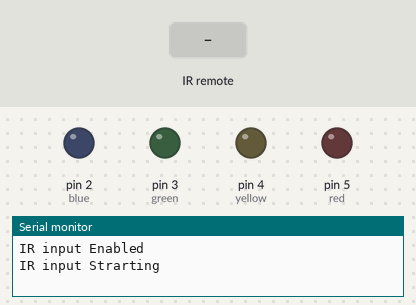
This sketch was run on a simulated Arduino Uno, built with avr-gcc and run on an emulated ATmega328P. Parts: output pins drawn as LEDs (lit = HIGH), the last lines printed to the serial monitor. Inputs (shaded band) come from the test bench.

Above: at 1.2 s.
1.3 s: infrared code 0x8877 received
At 1.7 s:
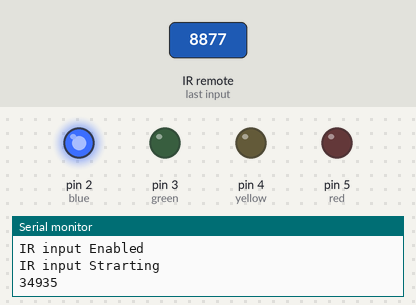
3.3 s: infrared code 0x48B7 received
At 3.6 s:
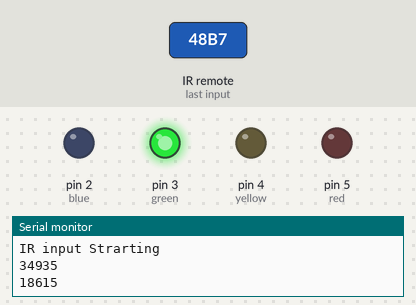
4.8 s: infrared code 0x28D7 received
At 5.2 s:
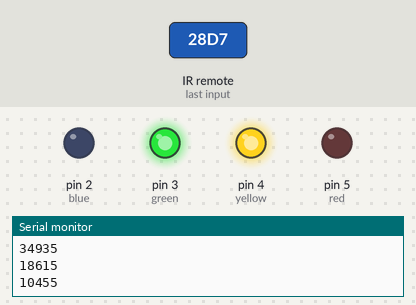
6.8 s: infrared code 0xA857 received
At 7.2 s:
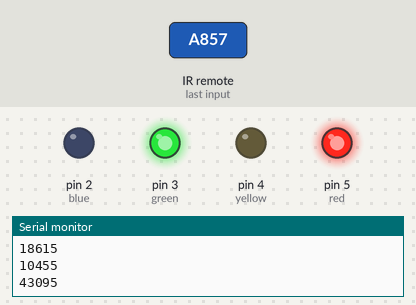
8.8 s: infrared code 0x8877 received
At 9.2 s:
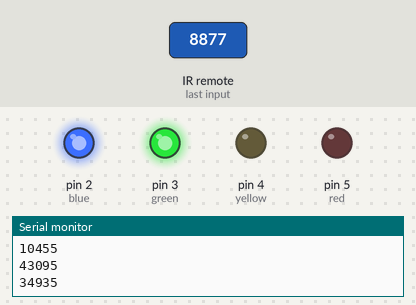
Timing chart, 0 to 11.8 s (numbered marks = the images above; inputs shaded):
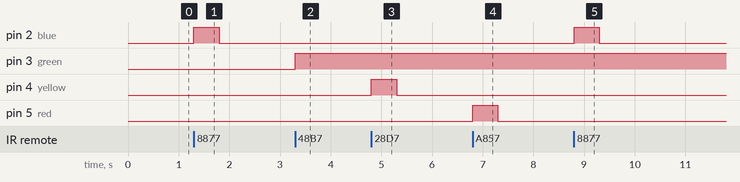

Measured:
- after the input at 1.3 s, pin 2 (blue): LOW → HIGH at once, → LOW 0.50 s later
- after the input at 3.3 s, pin 3 (green): LOW → HIGH at once
- after the input at 4.8 s, pin 4 (yellow): LOW → HIGH at once, → LOW 0.50 s later
- after the input at 6.8 s, pin 5 (red): LOW → HIGH at once, → LOW 0.50 s later
- after the input at 8.8 s, pin 2 (blue): LOW → HIGH at once, → LOW 0.50 s later

The sketch:

leekuhyunk09.ino
```cpp
#include <IRremote.h>
//전역변수 설정
int blue = 2;
int green = 3;
int yellow = 4;
int red = 5;
int RECV_PIN = 11;//적외선수신기
//IR라이브러리
IRrecv irrecv(RECV_PIN);
decode_results results;//IR신호 복호화(역할 십진수->아스키코드 변환하는 비슷한역할)
void setup() {
  // 전원ON시 1회만 실행
  // GPIO핀 모드 설정
  pinMode(blue, OUTPUT);
  pinMode(green, OUTPUT);
  pinMode(yellow, OUTPUT);
  pinMode(red, OUTPUT);
  // 시리얼모니터로 출력설정
  Serial.begin(9600);
  Serial.println("IR input Enabled");
  irrecv.enableIRIn();//IRrevc 구조체(c)=클래스(자바):변수, 함수, 모두 포함
  Serial.println("IR input Strarting");
}

void loop() {
  // 전원ON시 무한반복
  if(irrecv.decode(&results)) { // 수신값을 확인해서 있으면 true 반환하는 함수 decodee
    unsigned int value = results.value;
    Serial.println(value);//적외선 수신기로 받은 값을 출력해 봅니다.
    switch(value) {
      case 34935:
        digitalWrite(blue, HIGH);
        delay(500);
        digitalWrite(blue, LOW);
        break;
      case 18615:
        digitalWrite(green, HIGH);
        delay(500);
        digitalWrite(blue, LOW);
        break;
      case 10455:
        digitalWrite(yellow, HIGH);
        delay(500);
        digitalWrite(yellow, LOW);
        break;
      case 43095:
        digitalWrite(red, HIGH);
        delay(500);
        digitalWrite(red, LOW);
        break;
    }
    //switch문 end
    irrecv.resume();//ready 수신준비 상태로 만들기 다음 수신값을 받는다
  }
}
```

CodingSample.c
```cpp
#include <stdio.h>
int* userSort(int Numbers[], int n);//인터페이스
int main() {
	int n[100]={0};
	int s[20]={0};
	int n_amount=0;
	scanf("%d",&n_amount);
	for(int i=0;i<n_amount;i++){
		scanf("%d",&n[i]);
		s[n[i]]++;
		printf("%d ",n[i]);
	}
	// 정렬함수 호출(아래)
	userSort(n,n_amount);
	int si=0;
	for(int i=0;i<20;i++){
		if(s[i]!=0){
			si++;
		}
		if(si>=3){
			printf("YES");
			return 0;
		}
	}
	printf("NO");
	return 0;
}
//배열을 정렬시키는 함수(아래)
int* userSort(int Numbers[], int n) {
	int prev, next, Temp;
	//이중for문을 이용한 정렬로직(아래)
	for(prev=0; prev<n-1; prev++) {
		for(next=prev+1; next<n; next++) {
			if(Numbers[prev]<Numbers[next]) {
				Temp = Numbers[prev];
				Numbers[prev] = Numbers[next];
				Numbers[next] = Temp;
			}
		}
	}
	return Numbers;
}
```

CodingTest01.c
```cpp
#include <stdio.h>

int main() {
	int MONEY=0;//키보드로 입력받는 값
	int UNIT=50000,NUM=0,SW=0;
	scanf("%d",&MONEY);
	//printf("입력받은 값은 %d 입니다.",MONEY);
	while(1){
		NUM=(int)(MONEY/UNIT);
		if(NUM>0){
			printf("화폐단위 %d 원의 개수는 %d\n",UNIT,NUM);
		}
		if(UNIT>1){
			MONEY=MONEY-(UNIT*NUM);
			if(SW==0){
				UNIT=UNIT/5;
				SW=1;
			}else{
				UNIT=UNIT/2;
				SW=0;
			}
		}else{
			break;
		}
	}
	return 0;
}
```

CodingTest02.c
```cpp
#include <stdio.h>
//이 프로그램은 키보드로 숫자배열을 오름차순 정렬하는 C프로그램 입니다.
int main() {
	int n, prev, next, Temp;

	scanf("%d",&n);//키보드로 Numbers[]에 들어갈 크기를 지정합니다.
	int Numbers[n];
	for(int i=0;i<n; i++) {
		scanf("%d",&Numbers[i]);
	}
	/* 디버그: 입력값이 제대로 입력되었는지 확인 */
	for(int i=0; i<n; i++) {
		printf("%d ",Numbers[i]);
	}
	printf("\n");//줄바꿈
	//이중for문을 이용한 정렬로직(아래)
	for(prev=0; prev<n-1; prev++) {
		for(next=prev+1; next<n; next++) {
			if(Numbers[prev]<Numbers[next]) {
				Temp = Numbers[prev];
				Numbers[prev] = Numbers[next];
				Numbers[next] = Temp;
			}
		}
	}
	//정렬한 후 확인
	for(int i=0; i<n; i++) {
		printf("%d ",Numbers[i]);
	}
	return 0;
}
```

CodingTest03.c
```cpp
#include <stdio.h>

int main() {
	int n, bubble, idx, Temp;
	scanf("%d",&n);
	int Numbers[n];
	//printf("디버그: %d", n);
	for(int i=0; i<n; i++) {
		scanf("%d", &Numbers[i]);
	}
	for(bubble=0; bubble<n; bubble++) {
		for(idx=0; idx<n-1; idx++) {
			if(Numbers[idx] < Numbers[idx+1]) {
				Temp = Numbers[idx];
				Numbers[idx] = Numbers[idx+1];
				Numbers[idx+1] = Temp;
			}
		}
	}
	for(int i=0; i<n; i++) {
		printf("%d ",Numbers[i]);
	}

	return 0;
}
```

CodingTest04.c
```cpp
#include <stdio.h>

int main() {
	int n, insert, comp, Key;
	scanf("%d",&n);
	int Numbers[n];
	for(int i=0; i<n; i++) {
		scanf("%d", &Numbers[i]);
	}
	for(insert=1; insert<n; insert++) {
		Key = Numbers[insert];
		for(comp=insert-1; comp>=0; comp--) {
			if(Numbers[comp] > Key) { //Key의 앞자리를 하나씩 보면서 비교
				Numbers[comp+1] = Numbers[comp]; //앞자리 값이 Key값보다 크다면 뒤로 이동
			}else{
				break;
			}
		}
		// Number[comp+1]이 Number[comp]로 채워졌기 때문에,
    	// Number[comp] 자리가 빈 상태. Numbers[comp] 채워야함
    	// comp-- 후 아래 코드 실행이기 때문에 comp+1을 해서 Key 값으로 채운다.
		Numbers[comp+1] = Key;
	}

	for(int i=0; i<n; i++){
		printf("%d ",Numbers[i]);
	}
	return 0;
}
```

CodingTest05.c
```cpp
#include <stdio.h>

int main() {
	int Bin[100];
	int Dec, idx=0, Mok, Nmg;
	scanf("%d", &Dec);
	while(1) {
		Mok = (int)Dec/2;
		//printf("%d", Mok);
		Nmg = Dec - (Mok*2);
		Bin[idx] = Nmg;
		idx = idx + 1;
		if(Mok==0) { break; }
		Dec = Mok;
	}
	for(int i=idx-1; i>=0; i--) {
		printf("%d", Bin[i]);
	}
	return 0;
}
```

CodingTest06.c
```cpp
#include <stdio.h>
//전역변수
long Factorial = 1;
//long fact(int n);
long fact(int n);
int main() {
	int n;
	long Result;
	scanf("%d", &n);
	Result = fact(n);
	printf("%d 팩토리얼 = %ld", n, Result);
	return 0;
}

long fact(int n) {
	if(n==1) {
		return Factorial;
	}else{
		Factorial = Factorial * n;
		n = n - 1;
		return fact(n);//재귀함수를 호출해서 for반복문 역할.
	}
}
```

CodingTest07.c
```cpp
#include <stdio.h>

int main() {
	int n;
	scanf("%d", &n);
	int Score[n], Rank[n];
	for(int i=0; i<n; i++) {
		scanf("%d", &Score[i]);
		Rank[i] = 0;
	}
	for(int i=0; i<n; i++) {
		for(int comp=0; comp<n; comp++) {
			if(Score[i] < Score[comp]) {
				Rank[i] = Rank[i] + 1;
			}
		}
		Rank[i] = Rank[i] + 1;
	}
	for(int i=0; i<n; i++) {
		printf("%d 번 학생의 점수: %d, 등수: %d\n", i, Score[i], Rank[i]);
	}
	return 0;
}
```

CodingTest08.c
```cpp
#include <stdio.h>

int main() {
	int n=0, MaxCnt=0, Top=0, Max=0;
	scanf("%d", &n);
	int Vote[n];
	for(int i=0; i<n; i++) {
		scanf("%d", &Vote[i]);
		if(Vote[i] > Max) {
			Max = Vote[i];
		}
	}
	int Index[Max+1];//C언어는 배열크기 초기화 하는 부분이 자바와 틀림
	for(int i=0; i<=Max+1; i++) {
		Index[i] = 0;//변수에 초기값 0 입력합니다.
	}
	//핵심로직(아래)
	for(int i=0; i<n; i++) {
		Index[Vote[i]] = Index[Vote[i]] + 1;//중복값이 존재하면 카운팅이 발생
		//printf("%d, %d\n", Vote[i], Index[Vote[i]]); 디버그용 출력
	}
	//최고값과 반복횟수 구하기(아래)
	for(int i=0; i<Max+1; i++) {
		if(Index[i] > MaxCnt) {
			MaxCnt = Index[i];
			Top = i;
		}
	}
	printf("최다 선택값: %d, 선택한 횟수: %d", Top, MaxCnt);
	return 0;
}
```

CodingTest09Kakao.c
```cpp
#include <stdio.h>
#include <string.h>
#include <stdbool.h>
//전역변수
//
//
char endString[100] = "";
//인터페이스
char* recursive(char w[]);
int getBalancedIndex(char w[]);
bool isValidString(char u[]);
char* reArrange(char u[]);
int main() {
	int n;
	char w[n];//초기 코드소스 입력값
	char* r;//최종 리턴값은 포인터로 변경
	scanf("%s", w);
	r = recursive(w);
	//printf("디버그 %s\n", r);
	if(w == r) {
		printf("올바른 괄호문자열 입니다. %s", r);
	}else{
		printf("잘못된 괄호문자열 입니다. 입력값 %s, 출력값 %s", w, r);
	}
	return 0;
}
char* recursive(char w[]) {
	if(w=="") {
		return strcat(w,endString);
	}else{
		int balancedIndex = getBalancedIndex(w);
	}
	return strcat(w,endString);
}
char* reArrange(char u[]) {
	int n;
	char arrangeString[n];

	return arrangeString;
}
bool isValidString(char u[]) {

	return true;
}
int getBalancedIndex(char w[]) {
	int index = 0, balancedCount = 0, n;
	for(int i=0; i<strlen(w); i++) {
		char tmpChar[n];
		strncpy(tmpChar, w, i);
		printf("%s\t", tmpChar);
	}
	return index;
}
```

array.c
```cpp
#include <stdio.h>
void main() {
	int score[5];//배열의 크기지정 공간5개
	int sum=0, cnt;//변수 선언하면서 초기값 지정.
	for(cnt=0;cnt<5;cnt++) {
		printf("입력(점수 %d)=>", cnt+1);
		scanf("%d",&score[cnt]);//score[0], score[1]...,score[4] 총 5개 입력받기
	}

	for(cnt=0;cnt<5;cnt++) {
		sum += score[cnt];// sum = sum + score[cnt]; 누적시키는 로직 = 총점구하기
	}
	printf("총점=%d, 평균=%d \n", sum, sum/cnt);
}
```

calc.c
```cpp
#include <stdio.h>

void main() {
	int a,b,c,d;
	a=30;b=20;
	c = a+b;
	printf("c=%d", c);//결과 c=50;

	d = a>5 && b<10;//1 ||(+) 0 = 1(true), 1 &&(x) 0 = 0(false)
	//논리연산:true/false사용 and연산(&&곱연산), or연산(||덧셈연산), not연산(반대연산)
	printf("d=%d\n", d);//결과 d=0; 1(전원On), 0(전원Off)

	//관계연산 < > 대소관계를 비교(아래)
	if(a>b) {
		printf("a는 b보다 크다");
	} else {
		printf("a는 b보다 작거나 같다");
	}
}
```

char_ascii.c
```cpp
/**
구현내용: 키보드로부터 한 문자를 입력 받아서
         입력문자에 해당하는 아스키코드값을 출력하는 프로그램
작석자 : 이규혁
작성일 : 2021년 02월 16일
-----------------------
출력: 문자입력 : A
     아스키값 : 65
-----------------------
**/
#include <stdio.h>
void main() {
	printf("키보드로 입력받을 문자를 아스키코드로 변환해서 출력하기");
	printf("프로그램을 종료 하려면 0을 입력해주세요\n");
	char human;
	while(true){//무한루프
		printf("문자입력 : ");
		scanf("%c", &human);
		getchar();//위 스캔f로 입력받은 엔터를 공백으로 처리하는 역할
		printf("사람이 인식하는 문자값:%c - 컴퓨터가 인식하는 아스키코드값:%d\n",human,human);
		if(human == 48) {//사람이 인식하는 0 = 컴퓨터는 48 ㅎ인식합니다.
			printf("현재 온도는 0도이고 프로그램을 종료 합니다. 중지 아스키 코드는 %d\n",human);
			break;
		}
	}
}
```

even_odd.c
```cpp
#include <stdio.h>

void main() {
	int a;
	while(1){
		printf("짝수-홀수 판별할 정수를 입력하세요:\n");
		printf("종료할때는 0키를 입력하세요");
		scanf("%d", &a);//scanf함수는 변수앞에 &(어드레스기호)를 붙입니다.
		if(a==0){
			//IoT로 전송받은 값이 0이면 반복문종료 합니다.(아래)
			break;
		}
		//분기문 if문
		if(a%2==0) {
			printf("입력하신 숫자 %d는 짝수 입니다.\n", a);
		}
		if(a%2==1) {
			printf("입력하신 숫자 %d는 홀수 입니다.\n", a);//변수 a값이 %d에 바인딩 됩니다.
		}
	}
	printf("프로그램이 종료 되었습니다.\n");
}
```

factorial.h
```cpp
/* 팩토리얼은 수학에서 수열단원 6! = 6*5*4*3*2*1 */
#define ONE 1
int factorial(int n) {
	if(n>ONE){
		return(n*factorial(n-1));//재귀함수호출 반환값이 6* 5* 4* 3* 2* 1
	}else{
		//n-1 반복되다가 n이 1이되었을 경우 1일 반화느 재귀함수의 끝
		return(ONE);
	}
}
```

in_out.c
```cpp
#include <stdio.h>

void main() {
	int a,b;
	printf("입력(integer)==>");  //표준출력 Standard Output 함수
	scanf("%d", &a);//표준입력 Standard Input scanf함수는 변수사용시 &기호가
	//%decimal 10진수형태로 입-출력 받겠다고 명시.
	printf("입력(정수형)==>");
	scanf("%d", &b);

	//위에서 키보드로 입력받은 변수 a, b를 출력하겠다.(아래)
	printf("\n a=%d, b=%d \n", a, b);
	//System.out.printf(자바) = printf(C언어\n);
}
```

includeFile.c
```cpp
#include <stdio.h>
#include "factorial.h" //5! = 5*4*3*2*1

void main() {
	int x;
	printf("팩토리얼을 구할 숫자를 입력하세요: ");
	scanf("%d", &x);//키보드로 입력받은 숫자가 x에 저장, 이후 엔터값\n 이 남아있습니다.
	printf("%d = %d\n", x, factorial(x));
	getchar();//입력 후 엔터 키를 공백으로 처리
}
```

multi.c
```cpp
#include <stdio.h> //라이브러리 임포트
int multi(int x, int y); //함수 선언 = 스프링의 인터페이스와 같은 역할

void main() {
	int a, b, c; //int정수형 변수 a,b,c 선언
	printf("곱하기할 첫번째 수를 입력하세요 : ");
	scanf("%d", &a);// %d 형태중 decimal형태-십진수
	printf("곱하기할 두번째 수를 입력하세요 : ");
	scanf("%d", &b);
	c = multi(a,b);//함수호출
	printf("실행결과: %d * %d = %d 입니다\n", a,b,c);
	//\n은 newLine줄바꿈명령어
}

int multi(int x, int y) {
	return (x*y);
}
```

varType.c
```cpp
#include <stdio.h> //#으로 시작하는 명령어는 매크로명령어라고 합니다
#define AGE 28
#define PI 3.14592
#define NAME "이규혁" //매크로로 정의한 상수
const int a=10; //const로 상수를 정의;
const float b=10.56789;
const char c='k';        	  //char 단일문자열타입형태
const char *OPEN="오픈소스그룹";//char* 포인터변수

void main() {
	int i=28; float j=4.0; char k='A';
	char ch[10]="홍길동";//char 배열문자
	char *p="프로그래머홍길동홍길동";//char *포인터변수
	printf("기관은 %s\n 이름은 %s\n 나이는 %d\n", OPEN,NAME,AGE);
	printf("----------------------------------------\n");
	printf("%s %s\n나이는 %d\n직급은 %c\n평점은 %f\n", ch,p,i,k,j);
}
```
